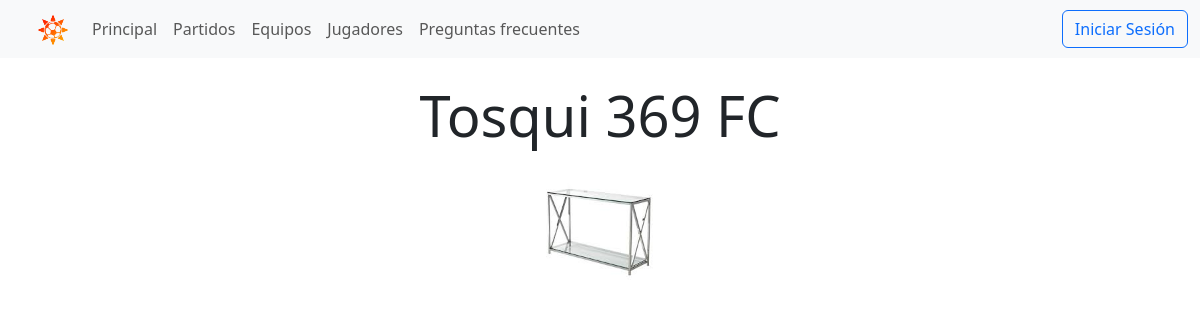
The page /summer-league/3/ on the database its author committed.
### tournament/models.py (models this page shows, shortened)
class Team(models.Model):
    name = models.CharField(max_length=100, unique=True)
    club_code = models.CharField(max_length=3, unique=True, default='UFC')
    shield = models.ImageField(upload_to='shields')
    class Meta:
        ordering = ['name']

### tournament/views.py (the view)
# urls.py: path('<team_id>/', views.team_info, name='team-info'),
def team_info(request, team_id):
    team = Team.objects.get(id=team_id)
    users = User.objects.all()
    players = Player.objects.filter(team=team)
    games = Game.objects.filter(Q(local=team) | Q(away=team))
    return render(
        request, 'tournament/team.html', {'team': team, 'users': users, 'players': players, 'games': games}
    )

### tournament/templates/tournament/team.html (shortened to what this page needs)
{% extends "base.html" %}
{% load static %}
{% block content %}
<div class="container mt-4 text-center mb-5">
  <h1 class="display-4">{{ team.name }}</h1>
  <img src="{{ team.shield.url }}" alt="{{ team.name }}" class="img-fluid mb-4 fixed-size">
</div>
{% endblock %}

### shared/static/css/index.css (style rules this page uses)
.fixed-size { width: 150px; height: 150px; object-fit: cover; }

### rows shown on the page
Team: name "Tosqui 369 FC", shield (picture)
